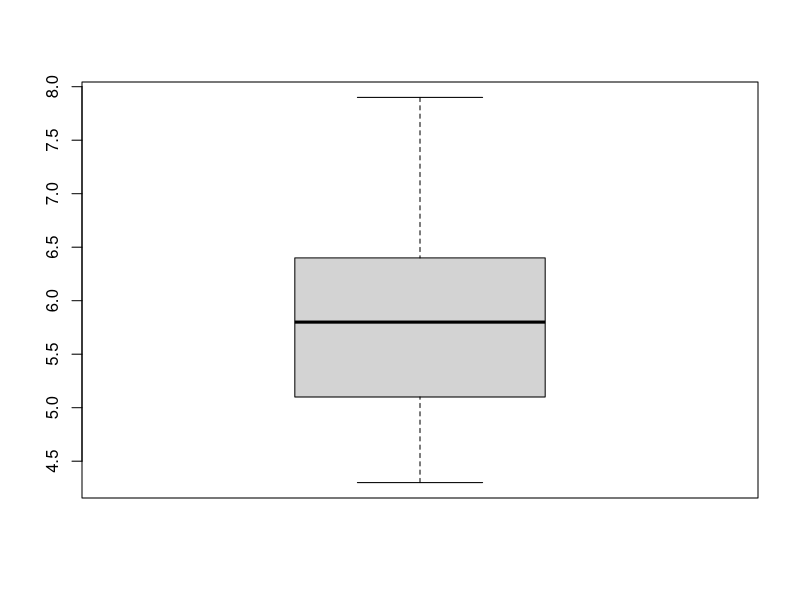
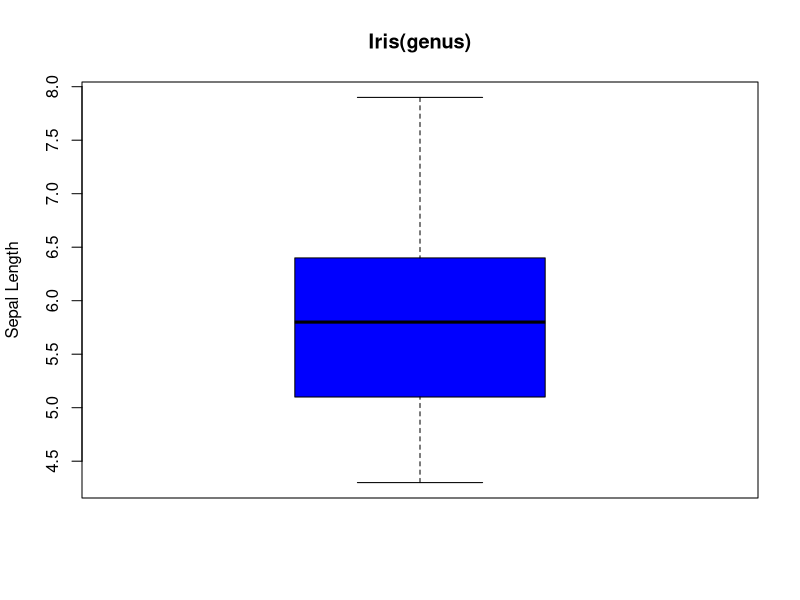
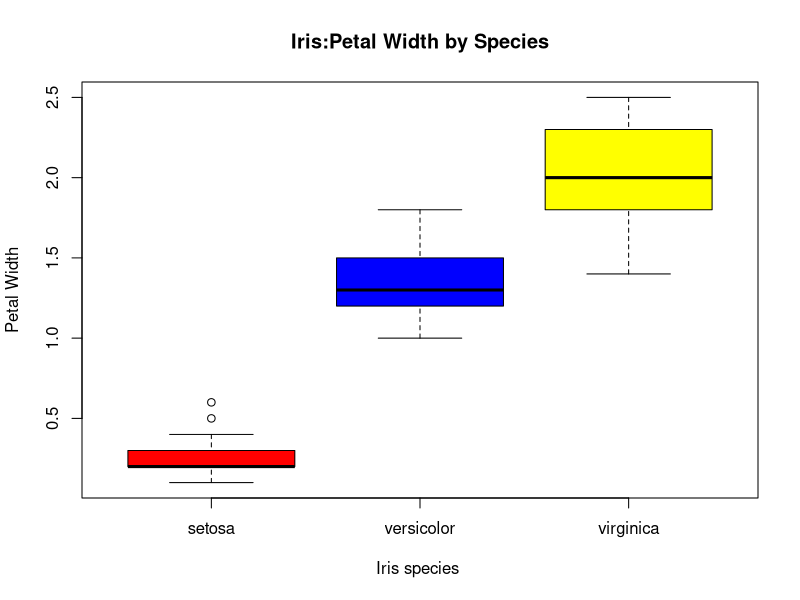
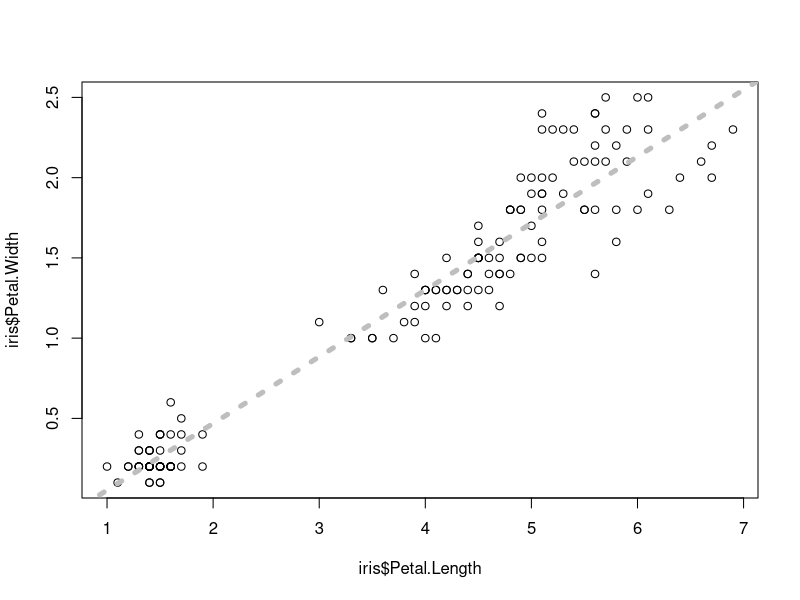
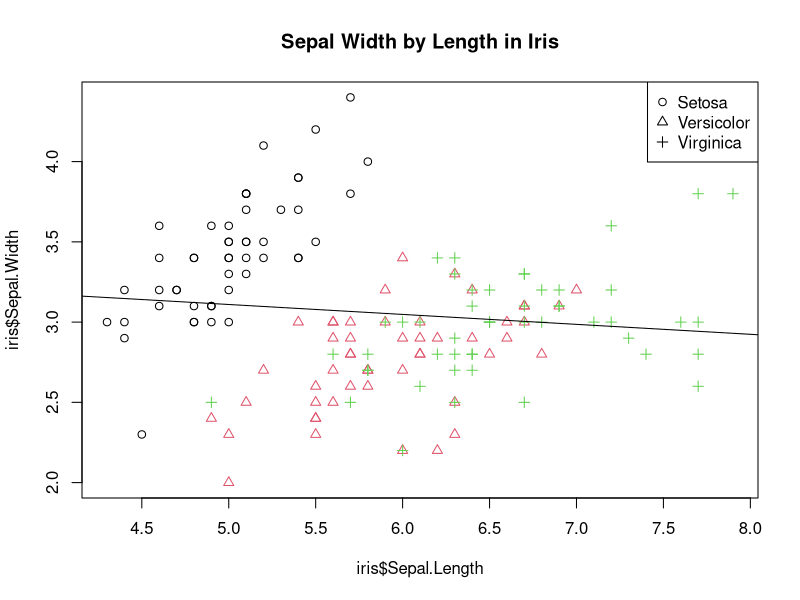
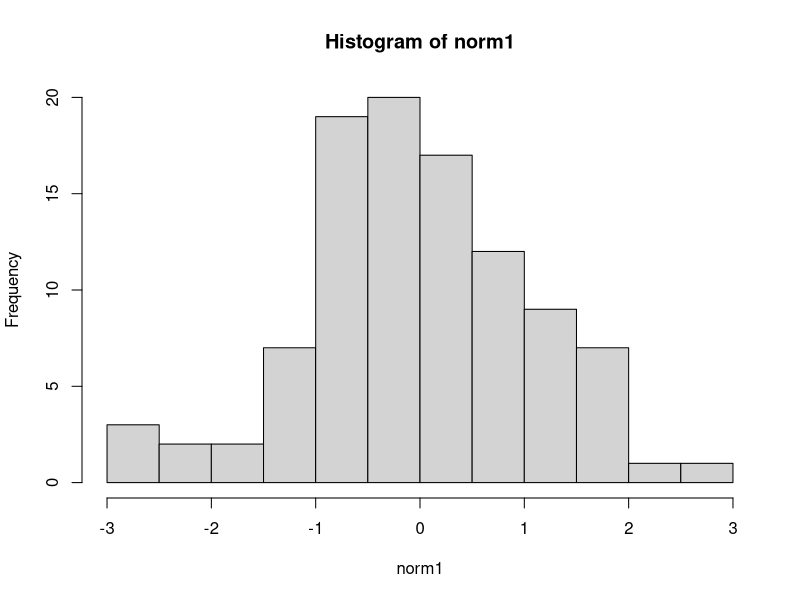
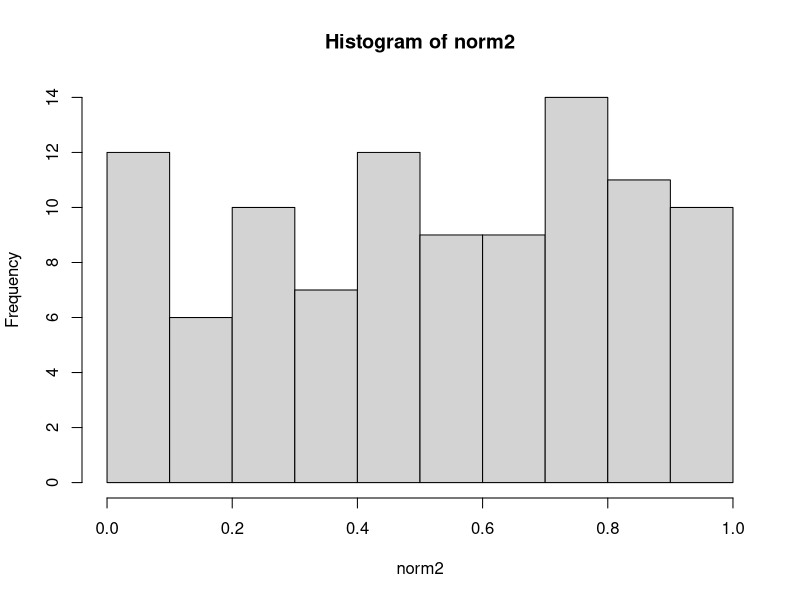
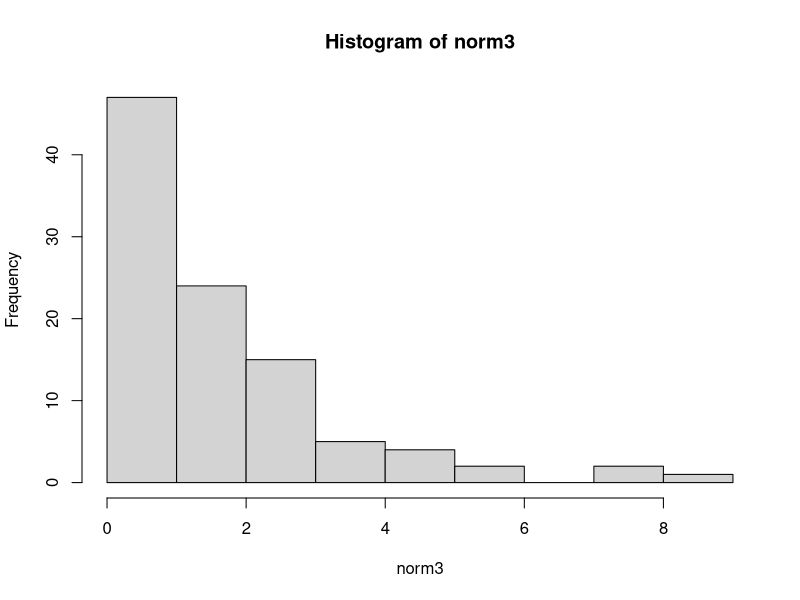

Recreate these plots in R, in order. (Note: this script raises an error after producing the figures.)
boxplot(iris$Sepal.Length)
boxplot(iris$Sepal.Length, ylab="Sepal Length", xlab=" ", main="Iris(genus)", col = "blue")

boxplot(iris$Petal.Width~iris$Species, ylab="Petal Width", xlab="Iris species ", main="Iris:Petal Width by Species",
        col = c("red", "blue", "yellow"))
?lm()
mod2<- lm(iris$Petal.Width~iris$Petal.Length)
plot(iris$Petal.Length, iris$Petal.Width) 
abline(mod2, col = "grey", lty = 3, lwd = 5)

mod3<- lm(iris$Sepal.Width~iris$Sepal.Length)
plot(iris$Sepal.Length, iris$Sepal.Width, main = "Sepal Width by Length in Iris", col=as.numeric(as.factor(iris$Species)), pch=as.numeric(as.factor(iris$Species)))
legend(x = "topright", legend = c("Setosa", "Versicolor", "Virginica"),pch = 1:3)
abline(mod3)
summary(mod3)

sum<- function(x,y)
{
  res<- x+y
  return(res)
  
}

sum(6, 9)



mylist<- list(values = 1:3, ids = c("A", "B", "C"))

mylist$ids
mylist$values
mylist[1]
mylist[[1]]
mylist[2]



for(i in seq(20, 30, by = 2)) {
  print(i)
}


##2,3,5,7,11,13,17,19,23,29

primeNumbers<- c(2,3,5,7,11,13,17,19,23,29)

sample(primeNumbers)


norm1<- rnorm(100)
norm2<- runif(100)
norm3<- rchisq(100, 2)
norm4<- rbinom(100, 2, 0.5)

hist(norm1)
hist(norm2)
hist(norm3)
hist(norm4)

plot(density(norm1), col = "blue", ylim = c(0,1.5), xlim = c(-5, 18))
lines(density(norm2), col = "red")
lines(density(norm3), col = "black")
lines(density(norm4), col = "green")


use_git_config(user.name = "Tanvijain29", user.email = "tanvi.29701@gmail.com")
use_git()
options("install.lock"=FALSE)











